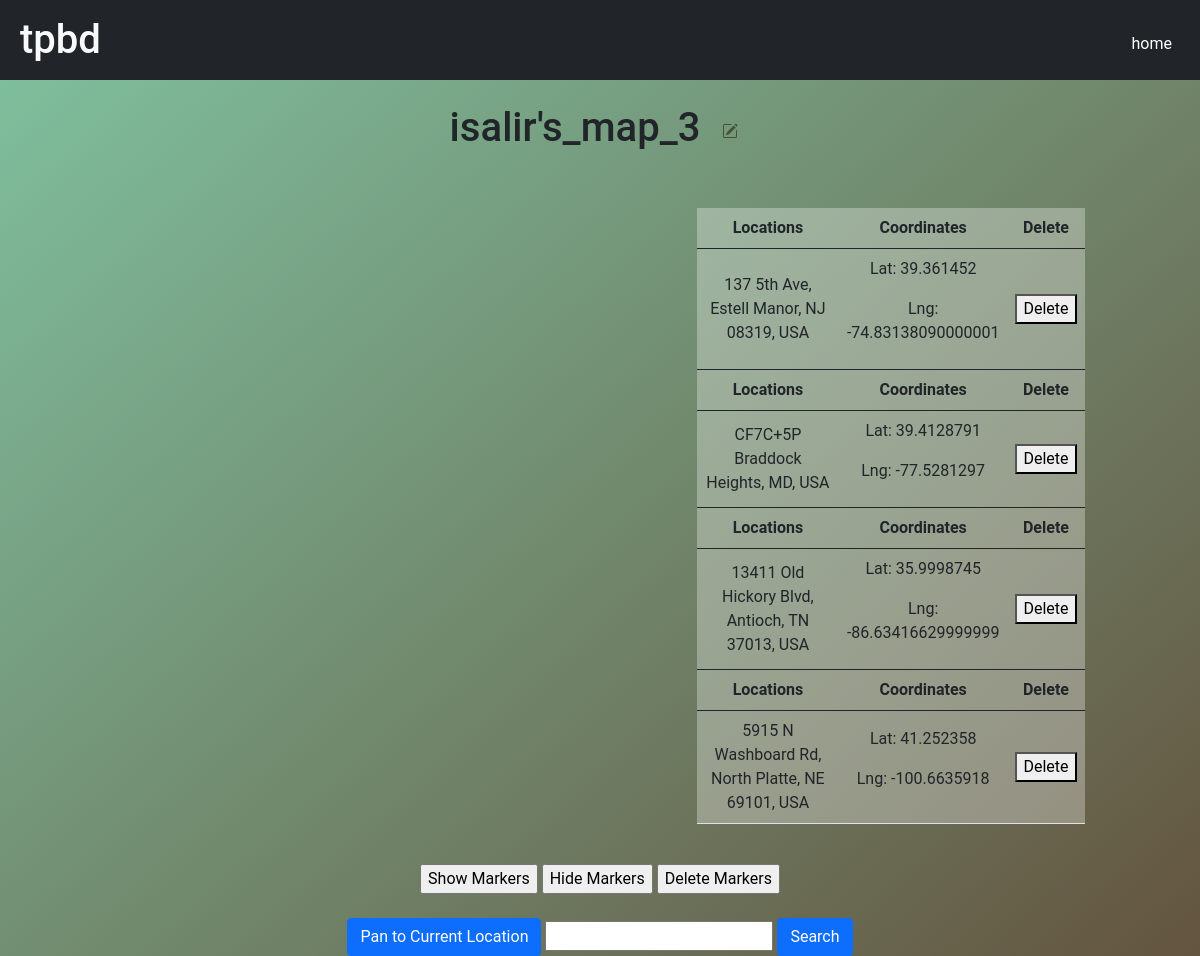
Screenshot of /maps/6 with the database file from the repository.
### maps/models.py (models this page shows, shortened)
class Map(models.Model):
    map_id = models.BigAutoField(auto_created=True, primary_key=True, serialize=False, verbose_name='ID'),
    name = models.CharField(max_length=200)
    stop = ManyToManyField(Marker)
    author = models.ForeignKey(User, on_delete=models.CASCADE)

class Marker(models.Model):
    marker_id = models.BigAutoField(auto_created=True, primary_key=True, serialize=False, verbose_name='ID'),
    lat = models.CharField(max_length=6)
    lng = models.CharField(max_length=6)
    address = models.CharField(max_length=200)
    tagger = models.ForeignKey(User, on_delete=models.CASCADE)

### maps/views.py (the view, shortened to what this page needs)
# urls.py: path('<int:id>', views.viewmap, name='viewmap'),
def viewmap(request, id):
    map = Map.objects.get(pk=id)
    markers = map.stop.all()
    key = settings.GOOGLE_MAPS_API_KEY
    context = {
        'map_id': map.id,
        'key': key,
        'map': map,
        'markers': markers,
    }
    load_partial(request)
    return render(request, 'maps/map.html',  context)

### maps/views.py (called while the page is built)
def load_partial(request):
    response = render(request, 'maps/partials/marker_list.html')
    return response

### templates/maps/map.html (shortened to what this page needs)
{% extends "base.html" %} {% block content %} {% csrf_token %} {% load static %}
<div class="mainwrapper m-auto">
  {% load static %}
  <br />
  <div id="titlespot">
    <h1>{{map.name}}
    <button id="editbutton" type="button" class="btn btn-secondary" hx-get="rename_map/{{map.id}}" hx-target="#titlespot" hx-swap="outerHTML" hx-vals='{"mykey" : "orzo"}'>
    </h1>
  </div>
  <br /><br />
  <div id="mapwrap">
    <div id="map"></div>
    <table id="markerslist" class="table" style="text-align: center; vertical-align: middle;">
      {% if markers %} {% csrf_token %} {% for marker in markers %}
      <thead>
        <tr>
          <th scope="col" style="width:50%">Locations</th>
          <th scope="col">Coordinates</th>
          <th scope="col">Delete</th>
        </tr>
      </thead>
      <tbody id="markerslistbody" style="text-align: center; vertical-align: middle;">
        <tr>
          <td scope="col"> {{marker.address}}</td>
          <td>
            <p>Lat: {{marker.lat}}</p>
            <p>Lng: {{marker.lng}}</p>
          </td>
          <td>
            <a href="/maps/delete_marker/{{marker.id}}">
              <button class="warning">Delete</button>
            </a>
          </td>
          {% endfor %}
        </tr>
        {% else%}
        <tr>
          <td scope="col"> <h4>Your markers will go here</h4></td>
        </tr>
        {% endif %}
      </tbody>
    </table>
  </div>
  <br />
  <div class="buttonsarray">
    <div id="floating-panel">
      <input type="button" id="show-markers" value="Show Markers" hx-post="{{map.id}}" hx-target="#markerslist" hx-swap="outerHTML"  hx-swap-oob="true"/>
      <input type="button" id="clear-markers" value="Hide Markers" />
      <input type="button" id="delete-markers" value="Delete Markers" />
    </div>
    <br />
    <button id="pan-to-current-location" class="btn btn-primary">
      Pan to Current Location
    </button>
    <input type="text" id="searchTextField" />
    <button onclick="finder()" id="search-location" class="btn btn-primary">
      Search
    </button>
  </div>
</div>
{% endblock %} ```

### templates/base.html (style rules this page uses)
html, body { margin: 0; padding: 0; }
* { font-family: 'Roboto', sans-serif; box-sizing: border-box; }
body { background: rgb(95,56,25); background: linear-gradient(138deg, rgba(95, 179, 136, 0.795), rgba(80, 54, 32, 0.9) 66%); background-size: 180% 180%; height: 100vh; animation: zyclers 11s ease infinite; }

### templates/maps/map.html (style rules this page uses)
#map { height: 500px; width: 50%; }
.mainwrapper { height: 100%; width: 95%; }
#mapwrap { width: 85%; margin: auto; display: flex; flex-direction: row; justify-content: space-between; }
#markerslist { width: 40%; height: 500px; overflow-y: scroll; background: rgba(255, 255, 255, 0.302); }
#editbutton { color: rgba(63, 65, 37, 0.822); background-color: rgba(255, 255, 255, 0); border-color: #cdd081; border: none; }

### rows the page displays
Map: name "isalir's_map_3"
Marker: address "137 5th Ave, Estell Manor, NJ 08319, USA", lat "39.361452", lng "-74.83138090000001"
Marker: address "CF7C+5P Braddock Heights, MD, USA", lat "39.4128791", lng "-77.5281297"
Marker: address "13411 Old Hickory Blvd, Antioch, TN 37013, USA", lat "35.9998745", lng "-86.63416629999999"
Marker: address "5915 N Washboard Rd, North Platte, NE 69101, USA", lat "41.252358", lng "-100.6635918"
